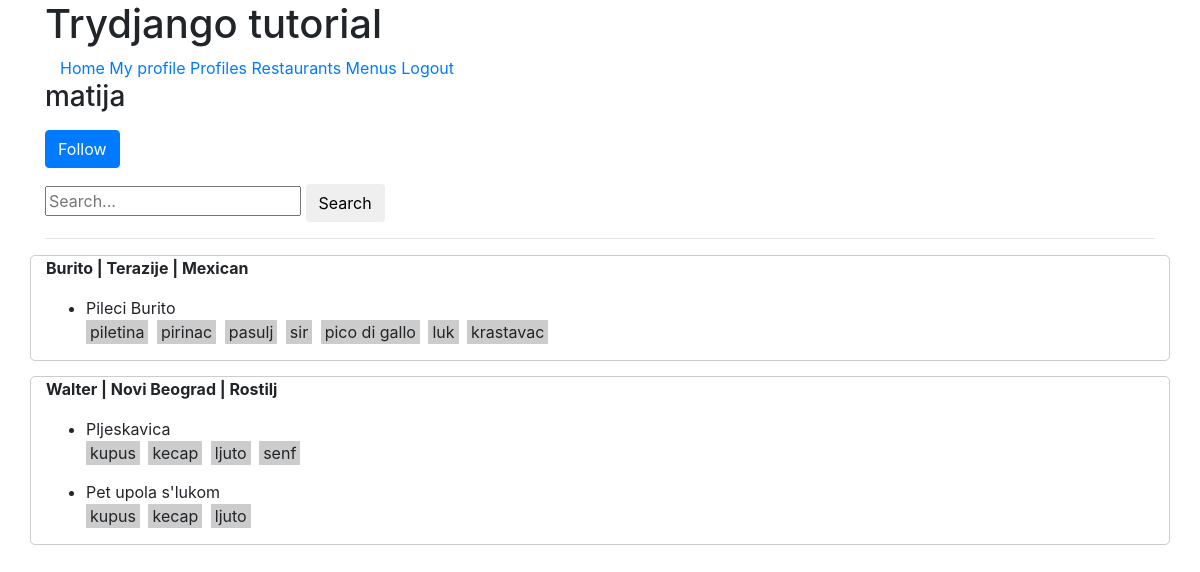
The app's page /profiles/matija (signed in) with its own data.
### restaurants/models.py (models this page shows, shortened)
class Restaurant(models.Model):
    owner = models.ForeignKey(User, on_delete=CASCADE)
    name = models.CharField(max_length=120)
    location = models.CharField(max_length=120, null=True, blank=True)
    category = models.CharField(max_length=120, null=True, blank=True, validators=[validate_category])
    timestamp = models.DateTimeField(auto_now_add=True)
    updated = models.DateTimeField(auto_now=True)
    slug = models.SlugField(null=True, blank=True)
    objects = RestaurantManager()
    @property
    def title(self):
        return self.name

### menus/models.py (models this page shows, shortened)
class Item(models.Model):
    user = models.ForeignKey(User, on_delete=CASCADE)
    restaurant = models.ForeignKey(Restaurant, on_delete=CASCADE)
    name = models.CharField(max_length=120)
    contents = models.TextField(help_text='separate each item by comma')
    excludes = models.TextField(blank=True, null=True, help_text='separate each item by comma')
    public = models.BooleanField(default=True)
    timestamp = models.DateTimeField(auto_now_add=True)
    updated = models.DateTimeField(auto_now=True)
    class Meta:
        ordering = ['-updated', '-timestamp']
    def get_contents(self):
        return self.contents.split(',')

### profiles/views.py (the view)
# urls.py: path('<slug:username>', ProfileDetailView.as_view(), name="detail")
class ProfileDetailView(LoginRequiredMixin, DetailView):
    template_name = 'profiles/user.html'
    def get_object(self, queryset=None):
        username = self.kwargs.get('username')
        if username is None:
            raise Http404
        return get_object_or_404(User, username__iexact=username, is_active=True)
    def get_context_data(self, **kwargs):
        context = super().get_context_data(**kwargs)
        items_exist = Item.objects.filter(user=context['user']).exists()
        locations_q = self.request.GET.get('q')
        locations = Restaurant.objects.filter(owner=context['user'], item__isnull=False).search(locations_q).distinct()
        is_following = False
        if self.request.user in context['user'].profile.followers.all():
            is_following = True
        context['is_following'] = is_following
        if items_exist and locations.exists():
            context['locations'] = locations
        return context

### restaurants/models.py (called while the page is built)
    def search(self, query):
        if query:
            return self.filter(
                Q(name__icontains=query) |
                Q(item__contents__icontains=query)
            )
        else:
            return self

    def get_queryset(self):
        return RestaurantQuerySet(self.model, self._db)

### profiles/templates/profiles/user.html (shortened to what this page needs)
{% extends "base.html" %}
{% block content %}
    <h3>{{ object.username }}</h3>
    <p>{% include 'profiles/snippets/follow_form.html' with username=object.username %}</p>
    <form class="form" method="get" action="">
        <input type="text" placeholder="Search..." name="q" value="{{ request.GET.q }}">
        <button class="btn btn-default" type="submit">Search</button>
    </form>
    <hr/>
    {% if locations %}
        {% for rest in locations %}
            <div class="row">
                <div class="col-sm-12" style="border: 1px solid #cccccc; border-radius: 5px; margin-bottom: 15px"> <b>{{ rest.title }} | {{ rest.location }} | {{ rest.category }} </b>
                    <p>
                        <ul>
                            {% for item in rest.item_set.all %}
                                <li style="margin-bottom: 15px;"> {{ item.name }} <br/>
                                    {% for ing in item.get_contents %}
                                        <span style="padding: 2px 4px; margin-right: 4px; background-color: #cccccc">{{ ing }}</span>
                                    {% endfor %}
                                </li>
                            {% endfor %}
                        </ul>
                    </p>
                </div>
            </div>
        {% endfor %}
    {% else %}
        <h5>No items found</h5>
    {% endif %}
{% endblock content %}

### records on screen
Restaurant: title "Burito", location "Terazije", category "Mexican"
Item: name "Pileci Burito", get_contents "piletina" "pirinac" "pasulj" "sir" "pico di gallo" "luk" "krastavac"
Restaurant: title "Walter", location "Novi Beograd", category "Rostilj"
Item: name "Pljeskavica", get_contents "kupus" "kecap" "ljuto" "senf"
Item: name "Pet upola s'lukom", get_contents "kupus" "kecap" "ljuto"

### other values on screen
{{ object.username }} "matija"
